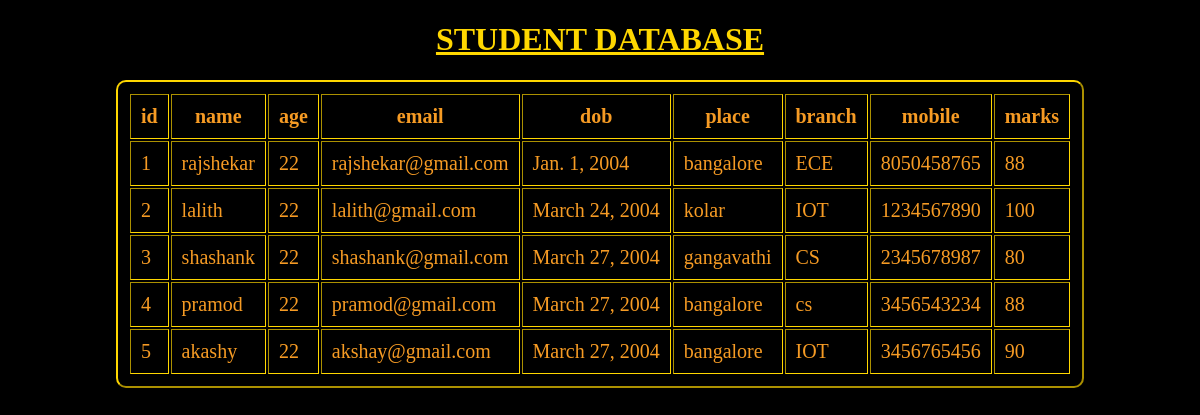
The page / on the database its author committed.
### myapp/models.py (models this page shows, shortened)
class Student(models.Model):
    name=models.CharField(max_length=100)
    age=models.IntegerField()
    email=models.EmailField()
    dob=models.DateField()
    place=models.CharField(max_length=80)
    branch=models.CharField(max_length=10)
    mobile=models.CharField(max_length=11)
    marks=models.IntegerField()

### myapp/views.py (the view)
# urls.py: path('',studview)
def studview(request):
    s=Student.objects.all()
    ctx={'stud':s}
    return render(request,'stud.html',ctx)

### templates/stud.html (shortened to what this page needs)
<!DOCTYPE html>
<html lang="en">
<head>
</head>
<body>
    <center>
        <h1>STUDENT DATABASE</h1>
        <table border="2px">
            <tr>
                <th>id</th>
                <th>name</th>
                <th>age</th>
                <th>email</th>
                <th>dob</th>
                <th>place</th>
                <th>branch</th>
                <th>mobile</th>
                <th>marks</th>
            </tr>
            {% for i in stud %}
            <tr>
                <td>{{i.id}}</td>
                <td>{{i.name}}</td>
                <td>{{i.age}}</td>
                <td>{{i.email}}</td>
                <td>{{i.dob}}</td>
                <td>{{i.place}}</td>
                <td>{{i.branch}}</td>
                <td>{{i.mobile}}</td>
                <td>{{i.marks}}</td>
            </tr>
            {%endfor%}
        </table>
    </center>
</body>
</html>

### templates/stud.html (style rules this page uses)
body { background-color: black; color: gold; }
table { border-radius: 10px; border-color: gold; font-size: 20px; display: flex; align-items: center; justify-content: center; width: fit-content; gap: 10px; padding: 10px; color: rgb(246, 155, 36); background-color: black; }
h1 { text-decoration: underline; }
td { padding: 10px; text-transform: uppercase+; }
th { padding: 10px; }

### rows shown on the page
Student: id "1", name "rajshekar", age "22", email "rajshekar@gmail.com", dob "Jan. 1, 2004", place "bangalore", branch "ECE", mobile "8050458765", marks "88"
Student: id "2", name "lalith", age "22", email "lalith@gmail.com", dob "March 24, 2004", place "kolar", branch "IOT", mobile "1234567890", marks "100"
Student: id "3", name "shashank", age "22", email "shashank@gmail.com", dob "March 27, 2004", place "gangavathi", branch "CS", mobile "2345678987", marks "80"
Student: id "4", name "pramod", age "22", email "pramod@gmail.com", dob "March 27, 2004", place "bangalore", branch "cs", mobile "3456543234", marks "88"
Student: id "5", name "akashy", age "22", email "akshay@gmail.com", dob "March 27, 2004", place "bangalore", branch "IOT", mobile "3456765456", marks "90"
